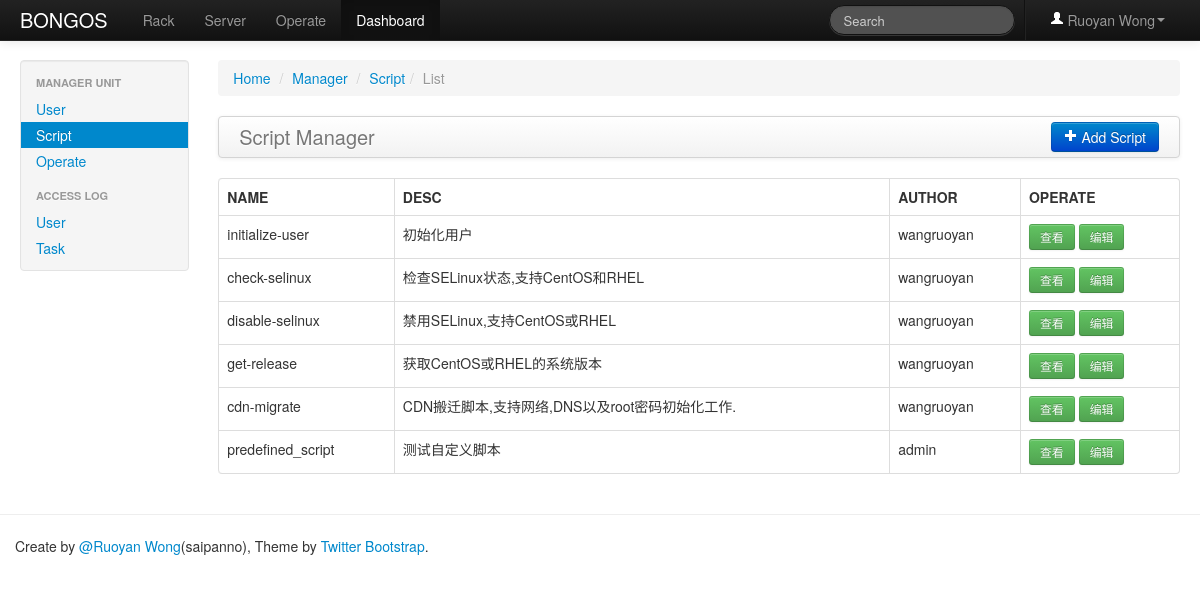
/dashboard/script/list (signed in), run on an earlier commit of the app's database.
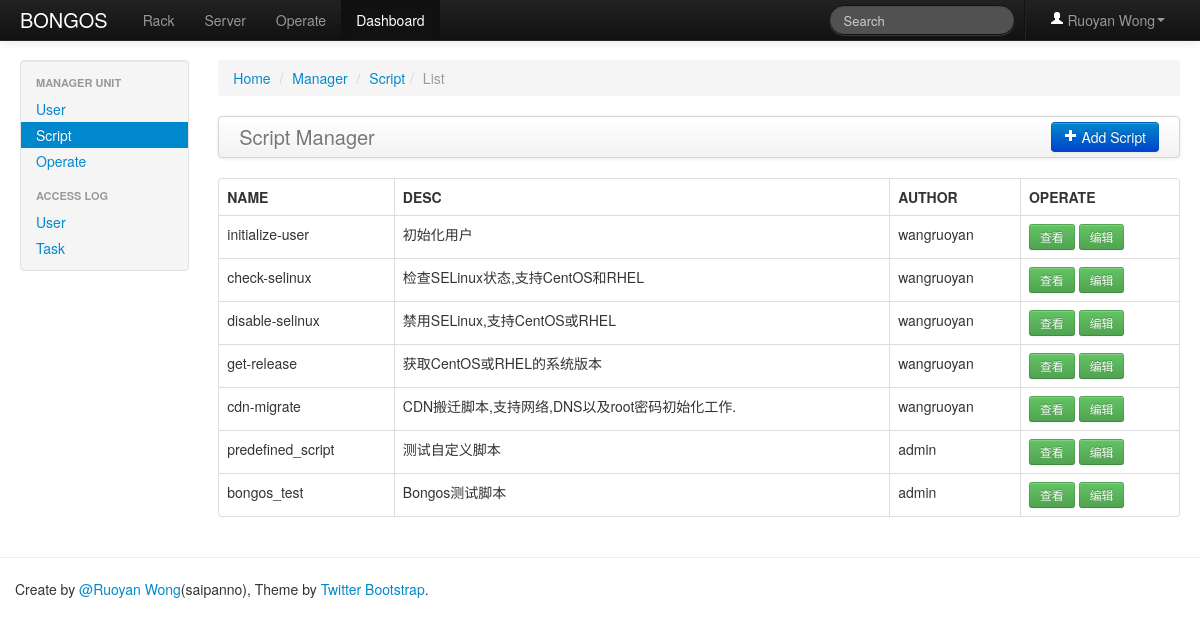
And on a later commit of the database.
### web/models/dashboard.py (models this page shows, shortened)
class PreDefinedScript(db.Model):
    __tablename__ = app.config['PREDEFINED_SCRIPT_LISTS']
    id = db.Column(db.Integer, primary_key=True)
    name = db.Column(db.UnicodeText)
    desc = db.Column(db.UnicodeText)
    script = db.Column(db.UnicodeText)
    author = db.Column(db.UnicodeText)

### web/views/dashboard.py (the view)
@app.route('/dashboard/script/list')
@login_required
def list_script_ctrl():
    if request.method == 'GET':
        scripts = PreDefinedScript.query.all()
        return render_template('dashboard/show_script.html', scripts=scripts, type='List')

### web/extensions.py (called while the page is built)
def login_required(f):
    @wraps(f)
    def wrapper(*args, **kwargs):
        if not session.get('is_login'):
            flash('Login Required.', 'error')
            return redirect(url_for('user_login_ctrl', next=request.url))
        return f(*args, **kwargs)
    return wrapper

### web/templates/dashboard/show_script.html (shortened to what this page needs)
{% extends "dashboard/dashboard_base.html" %}
{% block active_dashboard_script %}active{% endblock %}
{% block main %}
    <div class="span10">
        <ul class="breadcrumb">
            <li><a href="/">Home</a> <span class="divider">/</span></li>
            <li class="#"><a href="#">Manager</a> <span class="divider">/</span></li>
            <li class="#"><a href="#">Script</a><span class="divider">/</span></li>
            <li class="active">{{ type }}</li>
        </ul>
    {% if type == 'List' %}
        <div class="navbar">
            <div class="navbar-inner">
                <a class="brand" href="#">Script Manager</a>
                <div class="btn-group pull-right">
                    <a href="{{ url_for('create_script_ctrl')}}" class="btn btn-primary"><i class="icon-plus icon-white"></i> Add Script</a>
                </div>
            </div>
        </div>
        <table class="table table-hover table-bordered">
            <thead>
            <tr>
                <th>NAME</th>
                <th>DESC</th>
                <th>AUTHOR</th>
                <th>OPERATE</th>
            </tr>
            </thead>
            <tbody>
                {% for script in scripts %}
                    <tr>
                        <td>{{ script.name }}</td>
                        <td>{{ script.desc }}</td>
                        <td>{{ script.author }}</td>
                        <td>
                            <a href="{{ url_for('show_script_ctrl', script_id=script.id)}}" class="btn btn-small btn-success">查看</a>
                            <a href="{{ url_for('edit_script_ctrl', script_id=script.id)}}" class="btn btn-small btn-success">编辑</a>
                        </td>
                    </tr>
                {% endfor %}
            </tbody>
        </table>
    {% endif %}
    </div>
{% endblock %}

What changed in the data, as far as the page shows it:
added PreDefinedScript: name "bongos_test", desc "Bongos测试脚本", author "admin"
